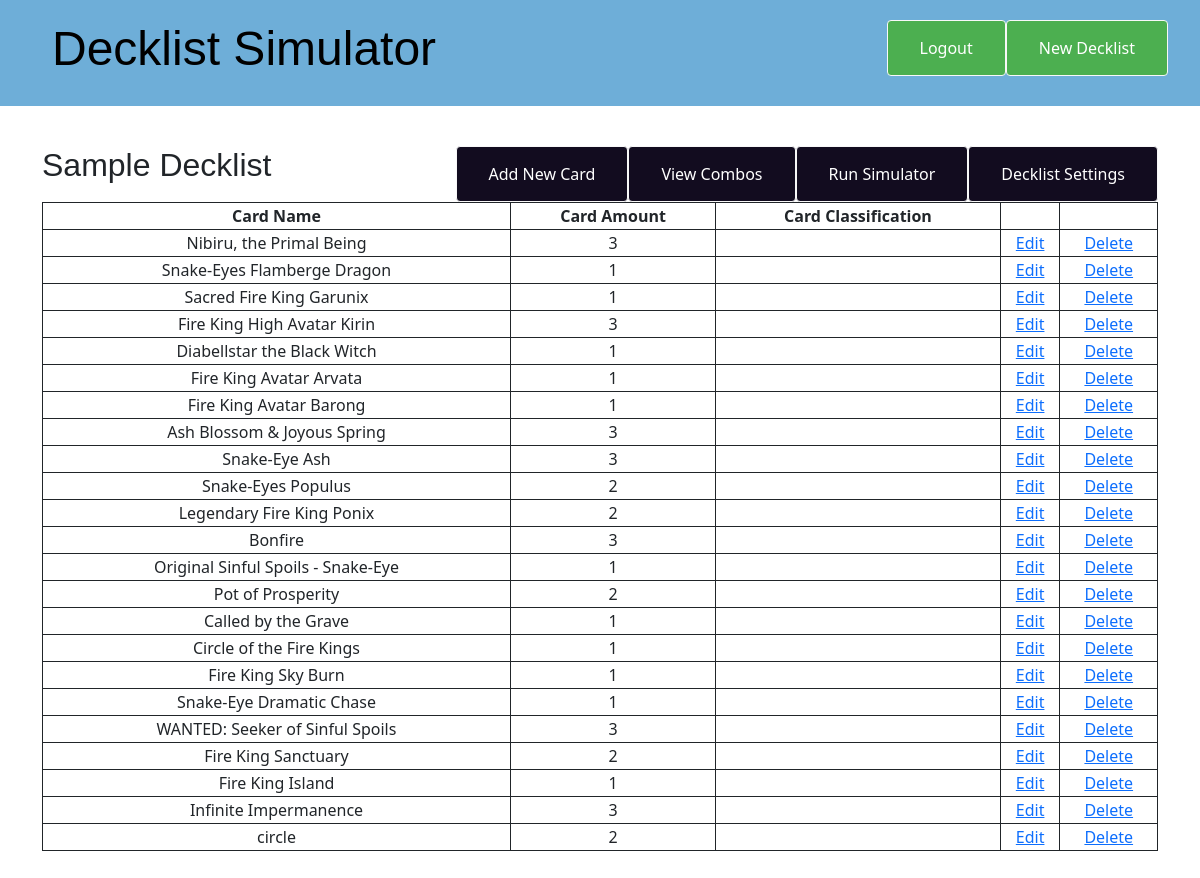
Screenshot of /decklist/2/ (signed in) with the database file from the repository.
### decklist/models.py (models this page shows, shortened)
class Decklist(models.Model):
    author = models.ForeignKey(settings.AUTH_USER_MODEL, on_delete=models.CASCADE)
    title = models.CharField(max_length=200)
    deck_plaintext = models.TextField()
    runs = models.PositiveSmallIntegerField(default=100)
    hand_size = models.PositiveSmallIntegerField(default=5)

class Cardlist(models.Model):
    deck_list = models.ForeignKey(Decklist, on_delete=models.CASCADE)
    card_name = models.CharField(max_length=200)
    card_amount = models.PositiveSmallIntegerField(choices=card_amounts)
    card_classification = models.CharField(max_length=50, blank=True, choices=category_choice)

### decklist/views.py (the view)
# urls.py: path('decklist/<int:pk>/', views.decklist_detail, name='decklist_detail'),
def decklist_detail(request, pk):
    if not request.user.is_authenticated:
        return redirect('homepage')
    decklist = get_object_or_404(Decklist, pk=pk)
    cards = Cardlist.objects.filter(deck_list_id=pk)
    if not request.user == decklist.author:
        response = HttpResponse()
        response.status_code = 403
        return response
    return render(request, 'decklist/decklist_detail.html', {'decklist': decklist, 'cards': cards})

### decklist/templates/decklist/decklist_detail.html
{% extends 'decklist/base.html' %}
{% block content %}
    <article class="decklist">
        <aside class="actions">
            {% if user.is_authenticated %}
            <a href="{% url 'decklist_edit' pk=decklist.pk %}" class="button2">Decklist Settings</a>
            <a href="{% url 'decklist_simulator_run' pk=decklist.pk %}" class="button2">Run Simulator</a>
            <a href="{% url 'combo_detail' pk=decklist.pk %}" class="button2">View Combos</a>
            <a href="{% url 'card_new' pk=decklist.pk %}" class="button2">Add New Card</a>
            {% endif %}
        </aside>
        <h2>{{ decklist.title }}</h2>
        <table style="width:100%">
        <tr>
            <th>Card Name</th>
            <th>Card Amount</th>
            <th>Card Classification</th>
            <th></th>
            <th></th>
        </tr>
        {% for card in cards %}
        <tr>
        <td>{{ card.card_name }}</td>
        <td>{{ card.card_amount }}</td>
        <td>{{ card.card_classification }}</td>
        <td><a href="{% url 'card_edit' pk=card.pk %}">Edit</a></td>
        <td><a href="{% url 'delete_card' pk=card.pk %}">Delete</a></td>
        </tr>
        {% endfor %}
        </table>
    </article>
{% endblock %}

### decklist/templates/decklist/base.html (shortened to what this page needs)
{% load static %}
<!DOCTYPE html>
<html>
  <head>
    <link
      rel="stylesheet"
      href="https://cdn.jsdelivr.net/npm/bootstrap@5.1.3/dist/css/bootstrap.min.css"
    />
    <link rel="stylesheet" href="{% static 'css/decklist.css' %}" />
    <link href="https://cdn.jsdelivr.net/npm/select2@4.1.0-rc.0/dist/css/select2.min.css" rel="stylesheet" />
  </head>
  <body>
    <header class="page-header">
      <div class="container">
        {% if user.is_authenticated %}
        <a href="{% url 'decklist_new' %}" class="button">New Decklist
        </a>
        <a href="{% url 'logout_page' %}" class="button">Logout</a>
        <h1><a href="/decklist/">Decklist Simulator</a></h1>
        {% else %}
        <a href="{% url 'index' %}" class="button">Login
        </a>
        <h1><a href="/">Decklist Simulator</a></h1>
        {% endif %}
      </div>
    </header>
    <main class="container">
      <div class="row">
        <div class="col">{% block content %} {% endblock %}</div>
      </div>
    </main>
  </body>
</html>

### decklist/static/css/decklist.css (style rules this page uses)
h1 a, h2 a { color: #1f9e63; font-family: 'Arial'; }
.page-header { background-color: #6eaed8; margin-top: 0; margin-bottom: 40px; padding: 20px 20px 20px 40px; }
.page-header h1, .page-header h1 a, .page-header h1 a:visited, .page-header h1 a:active { color: #000000; font-size: 36pt; text-decoration: none; }
table, th, td { text-align: center; border: 1px solid; }
h1, h2, h3, h4 { font-family: 'Arial', cursive; }
.button { background-color: #4CAF50; border: none; color: white; padding: 15px 32px; float: right; text-align: center; text-decoration: none; font-size: 16px; border-radius: 4px; border: 1px solid rgb(248, 248, 248); }
.button2 { background-color: #120c1f; border: none; color: white; padding: 15px 32px; float: right; text-align: center; text-decoration: none; font-size: 16px; border-radius: 4px; border: 1px solid rgb(248, 248, 248); }
.decklist { margin-bottom: 30px; }
.decklist > .date, .decklist > .actions { float: right; }

### rows the page displays
Decklist: title "Sample Decklist"
Cardlist: card_name "Nibiru, the Primal Being", card_amount "3"
Cardlist: card_name "Snake-Eyes Flamberge Dragon", card_amount "1"
Cardlist: card_name "Sacred Fire King Garunix", card_amount "1"
Cardlist: card_name "Fire King High Avatar Kirin", card_amount "3"
Cardlist: card_name "Diabellstar the Black Witch", card_amount "1"
Cardlist: card_name "Fire King Avatar Arvata", card_amount "1"
Cardlist: card_name "Fire King Avatar Barong", card_amount "1"
Cardlist: card_name "Ash Blossom & Joyous Spring", card_amount "3"
Cardlist: card_name "Snake-Eye Ash", card_amount "3"
Cardlist: card_name "Snake-Eyes Populus", card_amount "2"
Cardlist: card_name "Legendary Fire King Ponix", card_amount "2"
Cardlist: card_name "Bonfire", card_amount "3"
Cardlist: card_name "Original Sinful Spoils - Snake-Eye", card_amount "1"
Cardlist: card_name "Pot of Prosperity", card_amount "2"
Cardlist: card_name "Called by the Grave", card_amount "1"
Cardlist: card_name "Circle of the Fire Kings", card_amount "1"
Cardlist: card_name "Fire King Sky Burn", card_amount "1"
Cardlist: card_name "Snake-Eye Dramatic Chase", card_amount "1"
Cardlist: card_name "WANTED: Seeker of Sinful Spoils", card_amount "3"
Cardlist: card_name "Fire King Sanctuary", card_amount "2"
Cardlist: card_name "Fire King Island", card_amount "1"
Cardlist: card_name "Infinite Impermanence", card_amount "3"
Cardlist: card_name "circle", card_amount "2"
